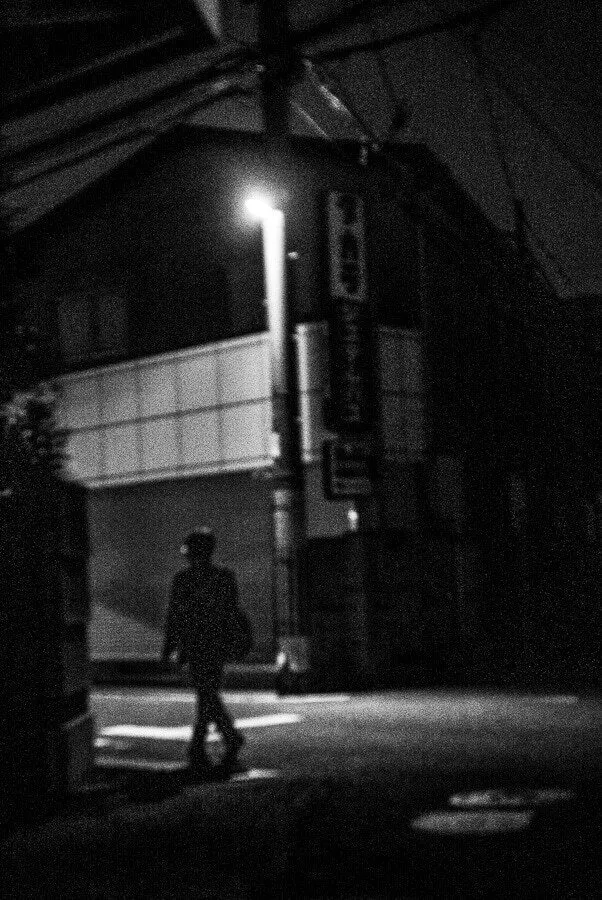
#> input picture week4/underexposed.jpg, 602 x 900 px, found by its file name
$ python 'tugas 1.py'
#> lines starting #> are read from the running program, lines starting #| are printed output that depends on the picture
import cv2
import numpy as np
import matplotlib.pyplot as plt

# ===============================
# Load Images
# ===============================

under = cv2.imread(r"C:/Users/user/Documents/Kampus/Semester 4/Pengolahan Citra Digital/week4/underexposed.jpg", 0)
#> under: shape (900, 602); min 0, max 255, mean 31.4
over = cv2.imread(r"C:/Users/user/Documents/Kampus/Semester 4/Pengolahan Citra Digital/week4/overexposed.jpg", 0)
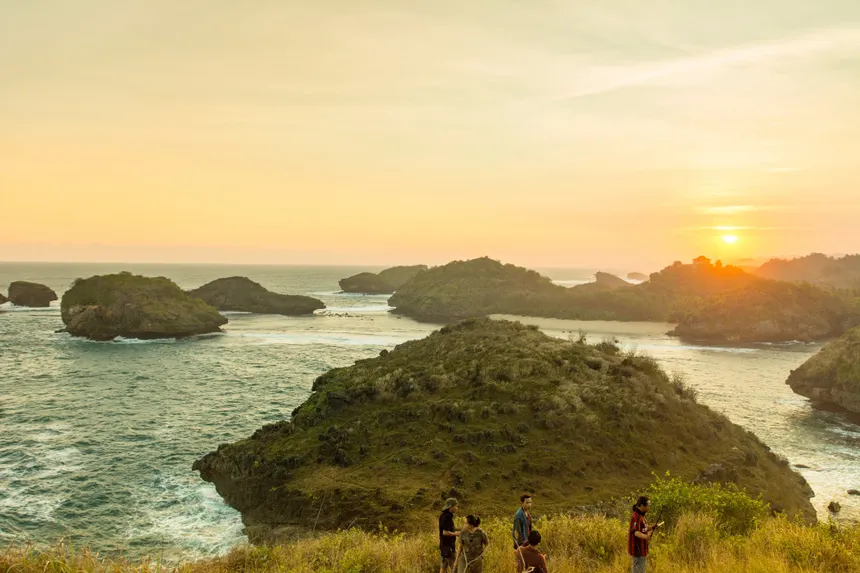
#> input picture week4/overexposed.jpg, 860 x 573 px, found by its file name
#> over: shape (573, 860); min 0, max 254, mean 164.2
uneven = cv2.imread(r"C:/Users/user/Documents/Kampus/Semester 4/Pengolahan Citra Digital/week4/uneven.jpg", 0)
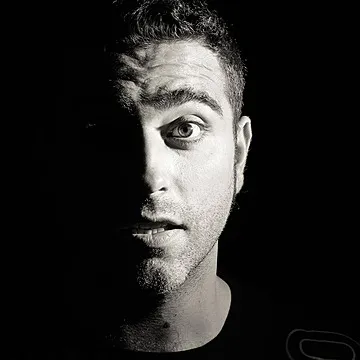
#> input picture week4/uneven.jpg, 360 x 360 px, found by its file name
#> uneven: shape (360, 360); min 0, max 255, mean 37.6
images = {
    "Underexposed": under,
    "Overexposed": over,
    "Uneven": uneven
}

# ===============================
# Point Processing
# ===============================

def negative(img):
    return 255 - img


def log_transform(img):
    c = 255 / np.log(1 + np.max(img))
    log_img = c * np.log(1 + img)
    return np.array(log_img, dtype=np.uint8)


def gamma_transform(img, gamma):
    table = np.array([(i / 255.0) ** gamma * 255
        for i in np.arange(256)]).astype("uint8")
    return cv2.LUT(img, table)

# ===============================
# Contrast Stretching
# ===============================

def contrast_stretch_manual(img):
    rmin = np.min(img)
    rmax = np.max(img)

    stretched = (img - rmin) / (rmax - rmin) * 255
    return stretched.astype(np.uint8)


def contrast_stretch_auto(img):
    p2, p98 = np.percentile(img, (2, 98))
    stretched = np.clip((img - p2) * 255 / (p98 - p2), 0, 255)
    return stretched.astype(np.uint8)

# ===============================
# Histogram Equalization
# ===============================

def hist_equalization(img):
    return cv2.equalizeHist(img)

# ===============================
# CLAHE
# ===============================

def clahe_enhancement(img):
    clahe = cv2.createCLAHE(clipLimit=2.0, tileGridSize=(8,8))
    return clahe.apply(img)

# ===============================
# Metrics
# ===============================

def contrast_ratio(img):
    Imax = np.max(img)
    Imin = np.min(img)
    return (Imax - Imin) / (Imax + Imin + 1e-5)


def entropy(img):
    hist = cv2.calcHist([img],[0],None,[256],[0,256])
    hist = hist / hist.sum()

    ent = 0
    for p in hist:
        if p > 0:
            ent += -p * np.log2(p)

    return float(ent)

# ===============================
# Histogram Function
# ===============================

def show_histogram(img, title):
    plt.figure()
    plt.hist(img.ravel(),256,[0,256])
    plt.title(title)
    plt.xlabel("Pixel Value")
    plt.ylabel("Frequency")
    plt.show()

# ===============================
# Processing Pipeline
# ===============================

for name, img in images.items():

    if img is None:
        print(name, "image not found!")
        continue

    print("\n==========================")
    print("Processing:", name)
    print("==========================")

    neg = negative(img)
    log_img = log_transform(img)

    gamma05 = gamma_transform(img, 0.5)
    gamma1 = gamma_transform(img, 1)
    gamma2 = gamma_transform(img, 2)

    stretch_manual = contrast_stretch_manual(img)
    stretch_auto = contrast_stretch_auto(img)

    hist_eq = hist_equalization(img)
    clahe = clahe_enhancement(img)

    results = {
        "Original": img,
        "Negative": neg,
        "Log": log_img,
        "Gamma 0.5": gamma05,
        "Gamma 1": gamma1,
        "Gamma 2": gamma2,
        "Stretch Manual": stretch_manual,
        "Stretch Auto": stretch_auto,
        "Histogram EQ": hist_eq,
        "CLAHE": clahe
    }

    # ===============================
    # Show Images
    # ===============================

    plt.figure(figsize=(14,8))

    for i,(k,v) in enumerate(results.items()):
        plt.subplot(3,4,i+1)
        plt.imshow(v, cmap='gray')
        plt.title(k)
        plt.axis("off")

    plt.suptitle(name)
    plt.show()

    # ===============================
    # Histogram Before / After
    # ===============================

    show_histogram(img, name + " Histogram Before")
    show_histogram(hist_eq, name + " Histogram After Histogram Equalization")

    # ===============================
    # Metrics
    # ===============================

    print("\nMetrics:")

    for k,v in results.items():
        print(
            k,
            "| Contrast:", round(contrast_ratio(v),3),
            "| Entropy:", round(entropy(v),3)
        )
#> this loop made 3 passes
#> (name, c in log_transform, rmax in contrast_stretch_manual, p2 in contrast_stretch_auto, p98 in contrast_stretch_auto) on passes 1 to 3: ('Underexposed', 45.99, 255, 0, 177), ('Overexposed', 46.02, 254, 39, 238), ('Uneven', 45.99, 255, 1, 235)
#> (printed output is left out)
#> pass 1, `neg = negative(img)`:
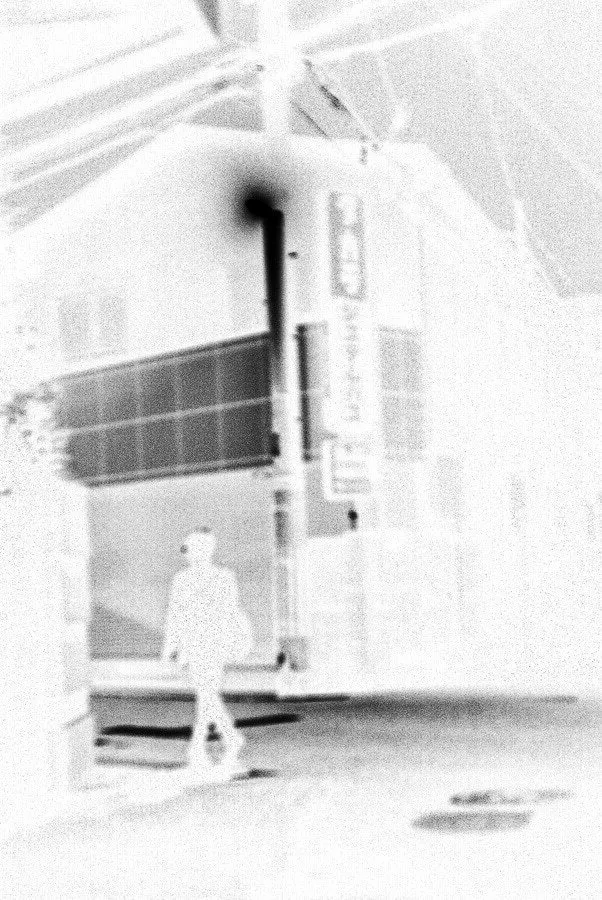
#> neg: shape (900, 602); min 0, max 255, mean 223.6
#> pass 1, `gamma05 = gamma_transform(img, 0.5)`:
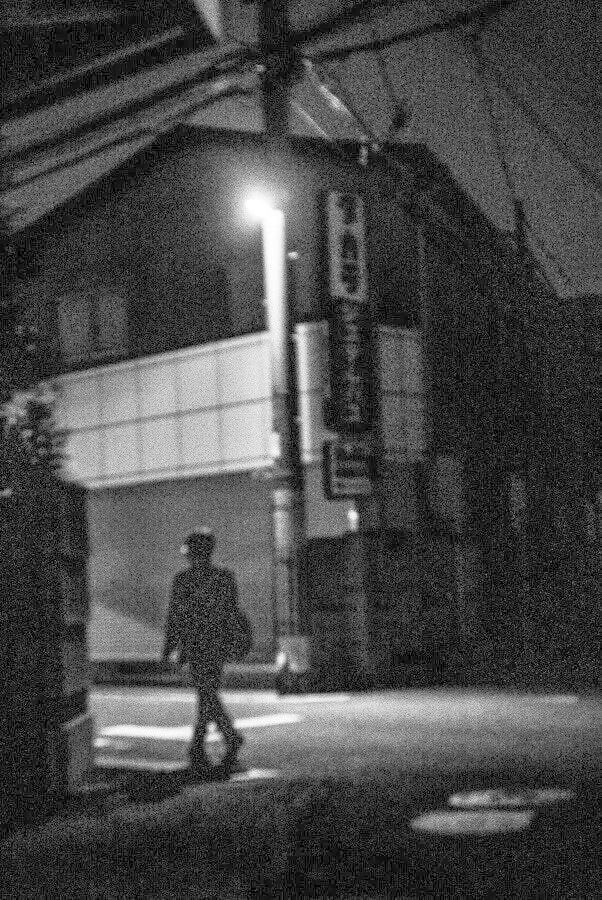
#> gamma05: shape (900, 602); min 0, max 255, mean 71.9
#> pass 1, in show_histogram (call 2), `plt.show()`:
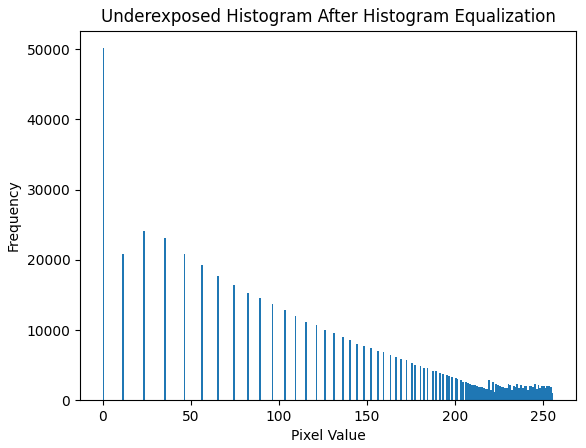
#> figure drawn by matplotlib, 1 panel; tallest bar 50144 high, from x = 0 to 1
#> after the loop:
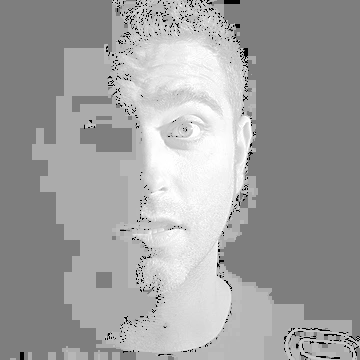
#> hist_eq: shape (360, 360); min 0, max 255, mean 161
#> after the loop:
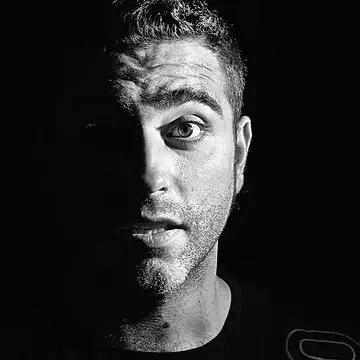
#> v: shape (360, 360); min 1, max 255, mean 41.1
